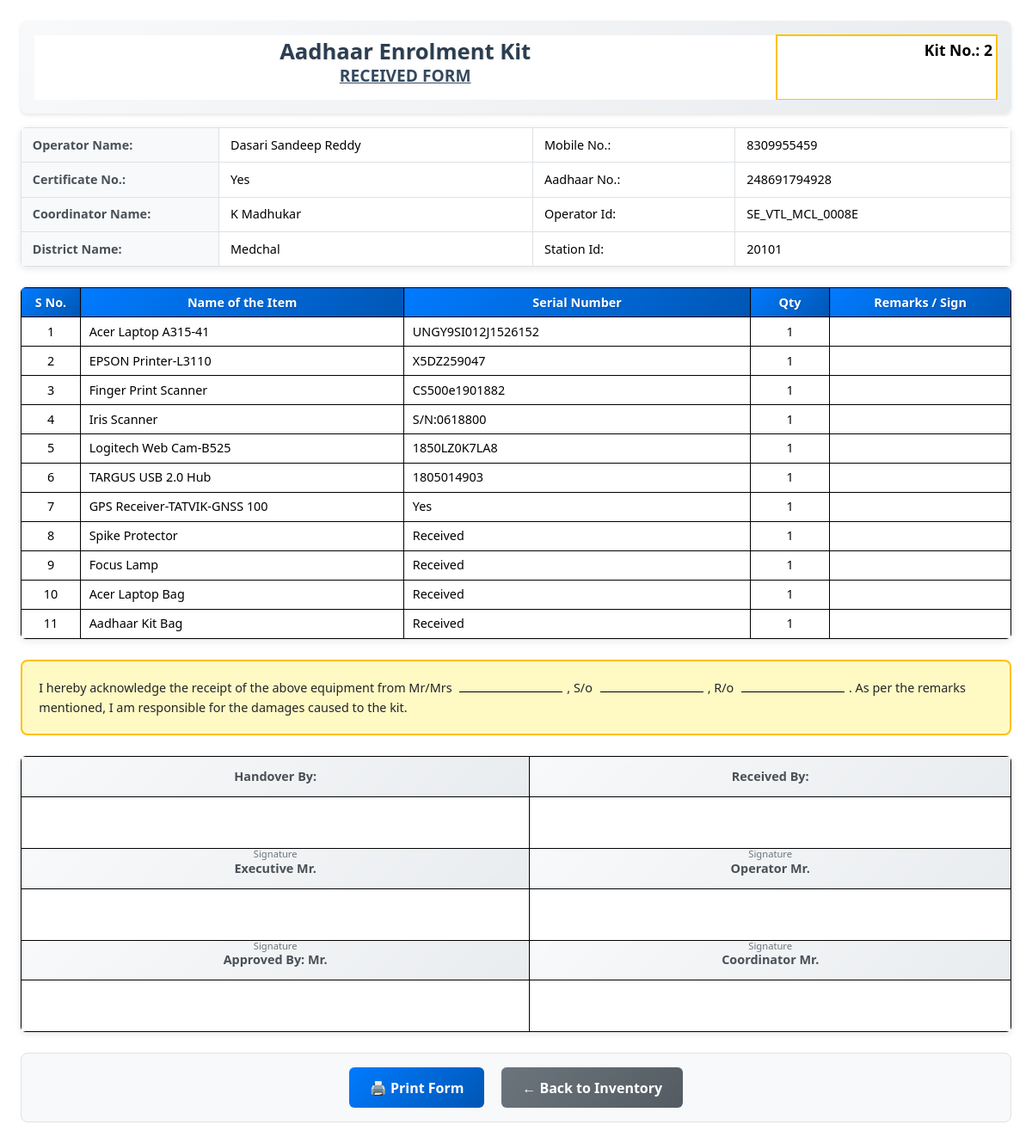
The page /kit-form/2 on the database its author committed.
### app.py (models this page shows)
class KitsInventory(db.Model):
    __tablename__ = "kits_inventory"
    s_no              = db.Column(db.Integer, primary_key=True)
    kit_no            = db.Column(db.String(100), unique=True, nullable=False)
    station_id        = db.Column(db.String(100))
    laptop_sn         = db.Column(db.String(100))
    machine_id        = db.Column(db.String(100))
    printer           = db.Column(db.String(100))
    fingerprint       = db.Column(db.String(100))
    iris              = db.Column(db.String(100))
    camera            = db.Column(db.String(100))
    usb_hub           = db.Column(db.String(100))
    spike             = db.Column(db.String(100))
    gps_device        = db.Column(db.String(100))
    white_background  = db.Column(db.String(100))
    lamp_bulb         = db.Column(db.String(100))
    operator_name     = db.Column(db.String(100))
    user_code         = db.Column(db.String(100))
    aadhaar_number    = db.Column(db.String(100))
    mobile_number     = db.Column(db.String(100))
    cheque            = db.Column(db.String(100))
    nseit_certificate = db.Column(db.String(100))
    pvc               = db.Column(db.String(100))
    aadhaar           = db.Column(db.String(100))
    pan               = db.Column(db.String(100))
    declaration       = db.Column(db.String(100))
    education_certificate = db.Column(db.String(100))
    agreements        = db.Column(db.String(100))
    district          = db.Column(db.String(100))
    appointment_date  = db.Column(db.String(100))
    zonal_coordinator = db.Column(db.String(100))

### app.py (the view)
@app.route("/kit-form/<kit_no>")
def kit_form(kit_no):
    kit = KitsInventory.query.filter_by(kit_no=kit_no).first_or_404()
    items = [
        ("Acer Laptop A315-41",          kit.laptop_sn),
        ("EPSON Printer-L3110",          kit.printer or "NO"),
        ("Finger Print Scanner",         kit.fingerprint),
        ("Iris Scanner",                 kit.iris),
        ("Logitech Web Cam-B525",        kit.camera),
        ("TARGUS USB 2.0 Hub",           kit.usb_hub),
        ("GPS Receiver-TATVIK-GNSS 100", kit.gps_device),
        ("Spike Protector",              "Received"),
        ("Focus Lamp",                   "Received"),
        ("Acer Laptop Bag",              "Received"),
        ("Aadhaar Kit Bag",              "Received"),
    ]
    return render_template("kit_form.html", kit=kit, items=items)

### templates/kit_form.html (shortened to what this page needs)
<!DOCTYPE html>
<html lang="en">
<head>
    <link href="https://cdn.jsdelivr.net/npm/bootstrap@5.3.3/dist/css/bootstrap.min.css" rel="stylesheet">
</head>
<body>
    <div class="header-section">
        <table class="table table-sm mb-0">
            <tr>
                <td colspan="4" class="text-center border-0">
                    <h2>Aadhaar Enrolment Kit</h2>
                    <h4>RECEIVED FORM</h4>
                </td>
                <td colspan="2" class="kit-no">
                    Kit No.: {{ kit.kit_no }}
                </td>
            </tr>
        </table>
    </div>
    <table class="table table-sm info-table">
        <tr>
            <td>Operator Name:</td>
            <td>{{ kit.operator_name }}</td>
            <td>Mobile No.:</td>
            <td>{{ kit.mobile_number }}</td>
        </tr>
        <tr>
            <td>Certificate No.:</td>
            <td>{{ kit.nseit_certificate }}</td>
            <td>Aadhaar No.:</td>
            <td>{{ kit.aadhaar_number }}</td>
        </tr>
        <tr>
            <td>Coordinator Name:</td>
            <td>{{ kit.zonal_coordinator }}</td>
            <td>Operator Id:</td>
            <td>{{ kit.user_code }}</td>
        </tr>
        <tr>
            <td>District Name:</td>
            <td>{{ kit.district }}</td>
            <td>Station Id:</td>
            <td>{{ kit.station_id }}</td>
        </tr>
    </table>
    <table class="table table-sm items-table items border-all">
        <thead>
            <tr class="text-center">
                <th style="width:6%">S No.</th>
                <th>Name of the Item</th>
                <th style="width:35%">Serial Number</th>
                <th style="width:8%">Qty</th>
                <th>Remarks / Sign</th>
            </tr>
        </thead>
        <tbody>
            {% for n, sn in items %}
            <tr>
                <td class="text-center">{{ loop.index }}</td>
                <td>{{ n }}</td>
                <td>{{ sn }}</td>
                <td class="text-center">1</td>
                <td></td>
            </tr>
            {% endfor %}
        </tbody>
    </table>
    <div class="acknowledgment-section">
        I hereby acknowledge the receipt of the above equipment from Mr/Mrs
        <span class="blank-line"></span>,
        S/o <span class="blank-line"></span>,
        R/o <span class="blank-line"></span>.
        As per the remarks mentioned, I am responsible for the damages caused to the kit.
    </div>
    <table class="table table-sm signature-table border-all">
        <tr>
            <td class="fw-bold">Handover By:</td>
            <td class="fw-bold">Received By:</td>
        </tr>
        <tr>
            <td class="signature-space"></td>
            <td class="signature-space"></td>
        </tr>
        <tr>
            <td class="fw-bold">Executive Mr.</td>
            <td class="fw-bold">Operator Mr.</td>
        </tr>
        <tr>
            <td class="signature-space"></td>
            <td class="signature-space"></td>
        </tr>
        <tr>
            <td class="fw-bold">Approved By: Mr.</td>
            <td class="fw-bold">Coordinator Mr.</td>
        </tr>
        <tr>
            <td class="signature-space"></td>
            <td class="signature-space"></td>
        </tr>
    </table>
    <div class="no-print print-actions">
        <button class="btn btn-primary me-3" onclick="window.print()">
            🖨️ Print Form
        </button>
        <a class="btn btn-secondary" href="{{ url_for('index') }}">
            ← Back to Inventory
        </a>
    </div>
</body>
</html>

### templates/kit_form.html (style rules this page uses)
body { margin: 1.5rem; font-size: 0.9rem; font-family: 'Segoe UI', Tahoma, Geneva, Verdana, sans-serif; line-height: 1.4; }
.header-section { background: linear-gradient(135deg, #f8f9fa 0%, #e9ecef 100%); border-radius: 8px; padding: 1rem; margin-bottom: 1rem; box-shadow: 0 2px 4px rgba(0,0,0,0.1); }
h2 { margin: 0; font-weight: 700; color: #2c3e50; font-size: 1.6rem; text-shadow: 1px 1px 2px rgba(0,0,0,0.1); }
h4 { margin: 0; font-weight: 700; text-decoration: underline; margin-bottom: 0.8rem; color: #34495e; font-size: 1.2rem; }
.kit-no { text-align: right; font-weight: 700; font-size: 1.1rem; color: #e74c3c; background: #fff3cd; padding: 0.5rem; border-radius: 4px; border: 2px solid #ffc107; }
.info-table { background: #ffffff; border-radius: 6px; overflow: hidden; box-shadow: 0 2px 8px rgba(0,0,0,0.1); margin-bottom: 1.5rem; }
.info-table td { padding: 0.6rem 0.8rem; border: 1px solid #dee2e6; vertical-align: middle; }
.info-table td:first-child { background-color: #f8f9fa; font-weight: 600; color: #495057; width: 20%; }
.border-all td, .border-all th { border: 1px solid #000 !important; }
.items-table { background: #ffffff; border-radius: 6px; overflow: hidden; box-shadow: 0 2px 8px rgba(0,0,0,0.1); margin-bottom: 1.5rem; }
.items td, .items th { padding: 0.4rem 0.6rem; vertical-align: middle; }
.items thead th { background: linear-gradient(135deg, #007bff 0%, #0056b3 100%); color: white; font-weight: 600; text-shadow: 1px 1px 2px rgba(0,0,0,0.2); }
.items tbody tr:nth-child(even) { background-color: #f8f9fa; }
.acknowledgment-section { background: #fff9c4; border: 2px solid #ffc107; border-radius: 8px; padding: 1.2rem; margin-bottom: 1.5rem; font-weight: 500; line-height: 1.6; }
.signature-table { background: #ffffff; border-radius: 6px; overflow: hidden; box-shadow: 0 2px 8px rgba(0,0,0,0.1); margin-bottom: 1.5rem; }
.signature-table td { padding: 0.8rem; text-align: center; border: 1px solid #000; vertical-align: middle; }
.signature-table .fw-bold { background: linear-gradient(135deg, #f8f9fa 0%, #e9ecef 100%); font-weight: 700; color: #495057; }
.signature-space { height: 60px; border-bottom: 2px dotted #6c757d !important; position: relative; }
.signature-space::after { content: "Signature"; position: absolute; bottom: -15px; left: 50%; transform: translateX(-50%); font-size: 0.7rem; color: #6c757d; }
.blank-line { display: inline-block; border-bottom: 1px solid #000; min-width: 120px; margin: 0 5px; }
.btn-primary { background: linear-gradient(135deg, #007bff 0%, #0056b3 100%); border: none; padding: 0.7rem 1.5rem; border-radius: 6px; font-weight: 600; transition: all 0.3s ease; }
.btn-secondary { background: linear-gradient(135deg, #6c757d 0%, #545b62 100%); border: none; padding: 0.7rem 1.5rem; border-radius: 6px; font-weight: 600; transition: all 0.3s ease; }
.print-actions { text-align: center; padding: 1rem; background: #f8f9fa; border-radius: 8px; border: 1px solid #dee2e6; }

### rows shown on the page
KitsInventory: kit_no "2", operator_name "Dasari Sandeep Reddy", mobile_number "8309955459", nseit_certificate "Yes", aadhaar_number "248691794928", zonal_coordinator "K Madhukar", user_code "SE_VTL_MCL_0008E", district "Medchal", station_id "20101", n "Acer Laptop A315-41", laptop_sn "UNGY9SI012J1526152", n "EPSON Printer-L3110", printer "X5DZ259047", n "Finger Print Scanner", fingerprint "CS500e1901882", n "Iris Scanner", iris "S/N:0618800", n "Logitech Web Cam-B525", camera "1850LZ0K7LA8", n "TARGUS USB 2.0 Hub", usb_hub "1805014903", n "GPS Receiver-TATVIK-GNSS 100", gps_device "Yes"

### other values the page prints
{{ n }} "Spike Protector" "Focus Lamp" "Acer Laptop Bag" "Aadhaar Kit Bag"
{{ sn }} "Received" "Received" "Received" "Received"
